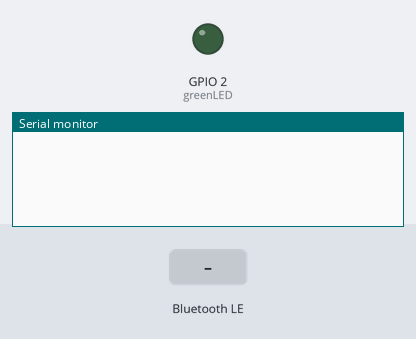
This sketch was run on a simulated ESP32-S3. On the bench: output pins drawn as LEDs (lit = HIGH), the last lines printed to the serial monitor. The test bench sets the inputs (shaded band). Nothing arrives over Bluetooth unless stated; a phone connects over Bluetooth LE 3 s after start.

Above: at 1.2 s.
1.3 s: Bluetooth LE write "R" received
At 2.5 s:
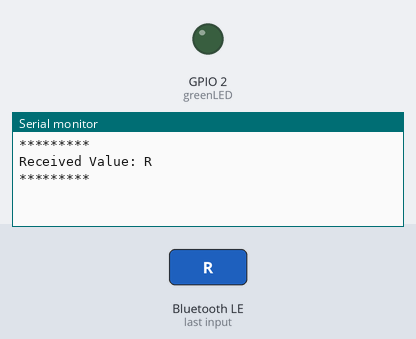
2.8 s: Bluetooth LE write "B" received
At 3.4 s:
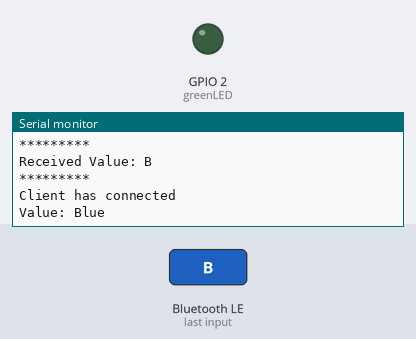
4.5 s: Bluetooth LE write "1" received
At 5.2 s:
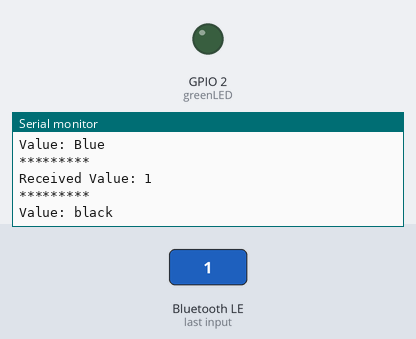

Measured:
- after the input at 1.3 s, the serial monitor: prints a new line after 0.05 s (image 1)
- after the input at 2.8 s, the serial monitor: prints a new line after 0.05 s (image 2)
- after the input at 4.5 s, the serial monitor: prints a new line after 0.05 s (image 3)

The sketch:

BLE_RGBLED_Controll.ino
```cpp
/*
    Video: https://youtu.be/7gmIzQ6lQZ8
    Based on Neil Kolban example for IDF: https://github.com/nkolban/esp32-snippets/blob/master/cpp_utils/tests/BLE%20Tests/SampleNotify.cpp
    Using Board ESP32-S3-USB-OTG
*/
#include <BLEDevice.h>
#include <BLEServer.h>
#include <BLEUtils.h>
#include <BLE2902.h>

BLEServer *pServer = NULL;
BLECharacteristic *pTxCharacteristic;
bool deviceConnected = false;
bool oldDeviceConnected = false;
String txValue = "";
String Received_data = "";
//int txValue = 0;

int incomingByte = 0;

// See the following for generating UUIDs:
// https://www.uuidgenerator.net/

#define SERVICE_UUID "6E400001-B5A3-F393-E0A9-E50E24DCCA9E"  // UART service UUID
#define CHARACTERISTIC_UUID_RX "6E400002-B5A3-F393-E0A9-E50E24DCCA9E"
#define CHARACTERISTIC_UUID_TX "6E400003-B5A3-F393-E0A9-E50E24DCCA9E"

uint8_t greenLED = 2;
//uint8_t redLED = 5;
#define RGB_BUILTIN 48

//bool greenLight = 0;
//bool redLight = 0;

String Command_Received;
String Old_Command_Received;

class MyServerCallbacks : public BLEServerCallbacks {
  void onConnect(BLEServer *pServer) {
    deviceConnected = true;
    Serial.println("Client has connected");
    rgbLedWrite(RGB_BUILTIN, 0, RGB_BRIGHTNESS, 0);  // Green
  };

  void onDisconnect(BLEServer *pServer) {
    deviceConnected = false;
    Serial.println("Client has disconnected");
    rgbLedWrite(RGB_BUILTIN, 0, 0, 0);  // Off / black
  }
};

class MyCallbacks : public BLECharacteristicCallbacks {
  void onWrite(BLECharacteristic *pCharacteristic) {
    String rxValue = pCharacteristic->getValue();

    if (rxValue.length() > 0) {
      Serial.println("*********");
      Serial.print("Received Value: ");
      for (int i = 0; i < rxValue.length(); i++)
        Serial.print(rxValue[i]);

      Serial.println();
      Serial.println("*********");

      if (rxValue[0] == 'R') {
        rgbLedWrite(RGB_BUILTIN, RGB_BRIGHTNESS, 0, 0);  // Red
        Command_Received = "Red";
      }
      else if(rxValue[0] == 'B') {
        rgbLedWrite(RGB_BUILTIN, 0, 0, RGB_BRIGHTNESS);  // Blue
        Command_Received = "Blue";
      }
      else {
        rgbLedWrite(RGB_BUILTIN, 0, 0, 0);  // Off / black
        Command_Received = "black";
      }
      Received_data = rxValue[0];
    }
  }
};

void setup() {
  Serial.begin(115200);

  // Create the BLE Device
  BLEDevice::init("Marco BLE control");

  // Create the BLE Server
  pServer = BLEDevice::createServer();
  pServer->setCallbacks(new MyServerCallbacks());

  // Create the BLE Service
  BLEService *pService = pServer->createService(SERVICE_UUID);

  // Create a BLE Characteristic
  pTxCharacteristic = pService->createCharacteristic(
    CHARACTERISTIC_UUID_TX,
    BLECharacteristic::PROPERTY_NOTIFY);

  pTxCharacteristic->addDescriptor(new BLE2902());

  BLECharacteristic *pRxCharacteristic = pService->createCharacteristic(
    CHARACTERISTIC_UUID_RX,
    BLECharacteristic::PROPERTY_WRITE);

  pRxCharacteristic->setCallbacks(new MyCallbacks());

  // Start the service
  pService->start();

  // Start advertising
  /*
  pServer->getAdvertising()->start();
  Serial.println("Waiting on a client connection to notify...");
  */

  // Code below added to get the service advertising


  BLEAdvertising *pAdvertising = BLEDevice::getAdvertising();
  pAdvertising->addServiceUUID(SERVICE_UUID);
  pAdvertising->setScanResponse(true);
  pAdvertising->setMinPreferred(0x06);  // functions that help with iPhone connections issue
  pAdvertising->setMinPreferred(0x12);
  BLEDevice::startAdvertising();


  pinMode(greenLED, OUTPUT);
  //pinMode(redLED, OUTPUT);
}

void loop() {

  if (deviceConnected) {
    if (Serial.available())
      delay(2);
    {
      //incomingByte = Serial.read();
      //if(incomingByte == 65)
      if (Received_data != Old_Command_Received)
      {
        Serial.print("Value: ");
        Serial.println(Command_Received);
        pTxCharacteristic->setValue(Command_Received);
        pTxCharacteristic->notify();
        delay(1000);  // bluetooth stack will go into congestion, if too many packets are sent
        Received_data = Old_Command_Received;
      }
    }
  }

  // disconnecting
  if (!deviceConnected && oldDeviceConnected) {
    delay(500);                   // give the bluetooth stack the chance to get things ready
    pServer->startAdvertising();  // restart advertising
    Serial.println("start advertising");
    oldDeviceConnected = deviceConnected;
  }
  // connecting
  if (deviceConnected && !oldDeviceConnected) {
    // do stuff here on connecting
    oldDeviceConnected = deviceConnected;
  }
}
```
